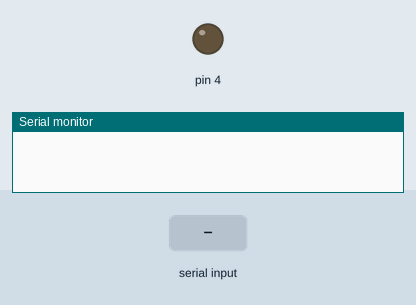
Recording of a sketch running on a simulated Arduino Uno, built with avr-gcc and run on an emulated ATmega328P. On the bench: output pins drawn as LEDs (lit = HIGH), the last lines printed to the serial monitor. Inputs (shaded band) come from the test bench.

Above: at 1.2 s.
1.3 s: "1\n" received over Serial
At 2.1 s:
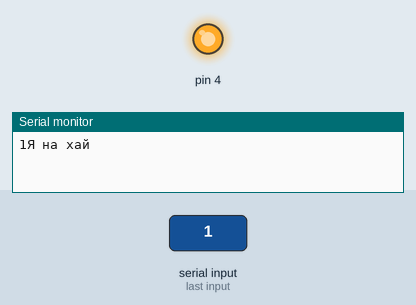
3.8 s: "90,45\n" received over Serial
Timing chart, 0 to 6.8 s (numbered marks = the images above; inputs shaded):
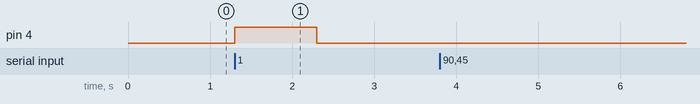

The sketch:

for_grtting_data_from_wifi.ino
```cpp
void setup() {
  pinMode(4,OUTPUT);
  // put your setup code here, to run once:
  Serial.begin(9600);
}
int bustatus;
void loop() {
  // put your main code here, to run repeatedly:
  if(Serial.available()){
    bustatus=Serial.parseInt();
    Serial.print(bustatus);
    switch(bustatus){
      case 0:
        Serial.print("Я на лоу");
        digitalWrite(4,LOW);
        break;
      case 1:
        Serial.print("Я на хай");
        digitalWrite(4,HIGH);
        break;
      }
    }
}
```

Measured:
- after the input at 1.3 s, pin 4: LOW → HIGH at once, → LOW 1.0 s later
